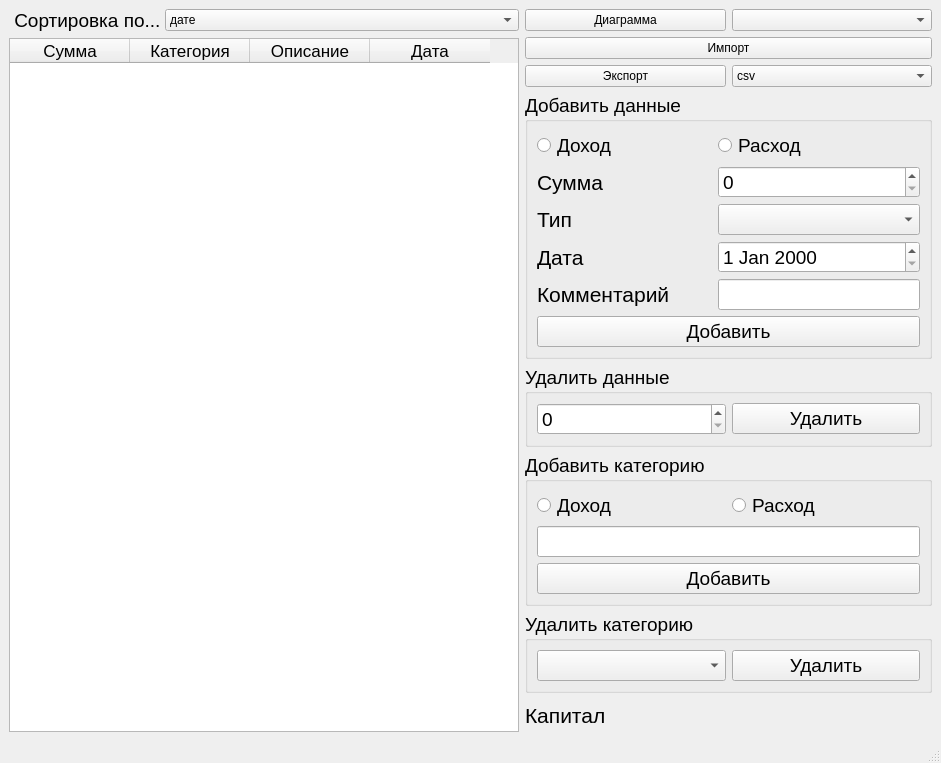
<?xml version="1.0" encoding="UTF-8"?>
<ui version="4.0">
 <class>MainWindow</class>
 <widget class="QMainWindow" name="MainWindow">
  <property name="geometry">
   <rect>
    <x>0</x>
    <y>0</y>
    <width>941</width>
    <height>763</height>
   </rect>
  </property>
  <property name="windowTitle">
   <string>MainWindow</string>
  </property>
  <widget class="QWidget" name="centralwidget">
   <layout class="QGridLayout" name="gridLayout">
    <item row="6" column="2">
     <widget class="QGroupBox" name="groupBox">
      <property name="font">
       <font>
        <pointsize>14</pointsize>
       </font>
      </property>
      <property name="title">
       <string>Удалить данные</string>
      </property>
      <layout class="QHBoxLayout" name="horizontalLayout_4">
       <item>
        <widget class="QSpinBox" name="indexPayment"/>
       </item>
       <item>
        <widget class="QPushButton" name="btnDeletePayment">
         <property name="text">
          <string>Удалить</string>
         </property>
        </widget>
       </item>
      </layout>
     </widget>
    </item>
    <item row="4" column="2" rowspan="2">
     <widget class="QGroupBox" name="paymentGroup">
      <property name="maximumSize">
       <size>
        <width>16777215</width>
        <height>1677721</height>
       </size>
      </property>
      <property name="font">
       <font>
        <pointsize>14</pointsize>
       </font>
      </property>
      <property name="title">
       <string>Добавить данные</string>
      </property>
      <layout class="QGridLayout" name="gridLayout_2">
       <item row="3" column="1">
        <widget class="QComboBox" name="paymentType"/>
       </item>
       <item row="3" column="0">
        <widget class="QLabel" name="label_4">
         <property name="font">
          <font>
           <pointsize>16</pointsize>
          </font>
         </property>
         <property name="text">
          <string>Тип</string>
         </property>
        </widget>
       </item>
       <item row="5" column="0">
        <widget class="QLabel" name="label_3">
         <property name="font">
          <font>
           <pointsize>16</pointsize>
          </font>
         </property>
         <property name="text">
          <string>Комментарий</string>
         </property>
        </widget>
       </item>
       <item row="4" column="1">
        <widget class="QDateEdit" name="paymentDate"/>
       </item>
       <item row="1" column="1">
        <widget class="QSpinBox" name="paymentValue">
         <property name="maximum">
          <number>1000000</number>
         </property>
        </widget>
       </item>
       <item row="4" column="0">
        <widget class="QLabel" name="label_2">
         <property name="font">
          <font>
           <pointsize>16</pointsize>
          </font>
         </property>
         <property name="text">
          <string>Дата</string>
         </property>
        </widget>
       </item>
       <item row="6" column="0" colspan="2">
        <widget class="QPushButton" name="btnAddData">
         <property name="text">
          <string>Добавить</string>
         </property>
        </widget>
       </item>
       <item row="5" column="1">
        <widget class="QLineEdit" name="paymentComment"/>
       </item>
       <item row="1" column="0">
        <widget class="QLabel" name="label">
         <property name="minimumSize">
          <size>
           <width>175</width>
           <height>0</height>
          </size>
         </property>
         <property name="font">
          <font>
           <pointsize>16</pointsize>
          </font>
         </property>
         <property name="text">
          <string>Сумма</string>
         </property>
         <property name="scaledContents">
          <bool>false</bool>
         </property>
        </widget>
       </item>
       <item row="0" column="0">
        <widget class="QRadioButton" name="radioBtnIncome1">
         <property name="text">
          <string>Доход</string>
         </property>
        </widget>
       </item>
       <item row="0" column="1">
        <widget class="QRadioButton" name="radioBtnExpense1">
         <property name="text">
          <string>Расход</string>
         </property>
        </widget>
       </item>
      </layout>
     </widget>
    </item>
    <item row="7" column="2">
     <widget class="QGroupBox" name="groupBox_2">
      <property name="font">
       <font>
        <pointsize>14</pointsize>
       </font>
      </property>
      <property name="title">
       <string>Добавить категорию</string>
      </property>
      <layout class="QGridLayout" name="gridLayout_3">
       <item row="2" column="0" colspan="2">
        <widget class="QLineEdit" name="typeName"/>
       </item>
       <item row="1" column="0">
        <widget class="QRadioButton" name="radioBtnIncome2">
         <property name="text">
          <string>Доход</string>
         </property>
        </widget>
       </item>
       <item row="3" column="0" colspan="2">
        <widget class="QPushButton" name="btnAddType">
         <property name="text">
          <string>Добавить</string>
         </property>
        </widget>
       </item>
       <item row="1" column="1">
        <widget class="QRadioButton" name="radioBtnExpense2">
         <property name="text">
          <string>Расход</string>
         </property>
        </widget>
       </item>
      </layout>
     </widget>
    </item>
    <item row="2" column="2">
     <layout class="QHBoxLayout" name="horizontalLayout_3">
      <item>
       <widget class="QPushButton" name="btnImportPayments">
        <property name="text">
         <string>Импорт</string>
        </property>
       </widget>
      </item>
     </layout>
    </item>
    <item row="9" column="2">
     <widget class="QLabel" name="labelTotal">
      <property name="font">
       <font>
        <pointsize>16</pointsize>
       </font>
      </property>
      <property name="text">
       <string>Капитал</string>
      </property>
     </widget>
    </item>
    <item row="3" column="2">
     <layout class="QHBoxLayout" name="horizontalLayout_2">
      <item>
       <widget class="QPushButton" name="btnExportPayments">
        <property name="text">
         <string>Экспорт</string>
        </property>
       </widget>
      </item>
      <item>
       <widget class="QComboBox" name="comboBox_2">
        <item>
         <property name="text">
          <string>csv</string>
         </property>
        </item>
       </widget>
      </item>
     </layout>
    </item>
    <item row="1" column="2">
     <layout class="QHBoxLayout" name="horizontalLayout">
      <item>
       <widget class="QPushButton" name="btnChart">
        <property name="text">
         <string>Диаграмма</string>
        </property>
       </widget>
      </item>
      <item>
       <widget class="QComboBox" name="comboBox"/>
      </item>
     </layout>
    </item>
    <item row="1" column="0" rowspan="9" colspan="2">
     <layout class="QGridLayout" name="gridLayout_4">
      <item row="0" column="2">
       <widget class="QComboBox" name="sortBy">
        <item>
         <property name="text">
          <string>дате</string>
         </property>
        </item>
        <item>
         <property name="text">
          <string>сумме</string>
         </property>
        </item>
        <item>
         <property name="text">
          <string>категории</string>
         </property>
        </item>
       </widget>
      </item>
      <item row="0" column="1">
       <widget class="QLabel" name="label_5">
        <property name="maximumSize">
         <size>
          <width>150</width>
          <height>16777215</height>
         </size>
        </property>
        <property name="font">
         <font>
          <pointsize>14</pointsize>
         </font>
        </property>
        <property name="text">
         <string> Сортировка по...</string>
        </property>
       </widget>
      </item>
      <item row="1" column="1" colspan="2">
       <widget class="QTableWidget" name="tablePayments">
        <property name="sizePolicy">
         <sizepolicy hsizetype="Minimum" vsizetype="Expanding">
          <horstretch>0</horstretch>
          <verstretch>0</verstretch>
         </sizepolicy>
        </property>
        <property name="minimumSize">
         <size>
          <width>510</width>
          <height>0</height>
         </size>
        </property>
        <property name="font">
         <font>
          <pointsize>13</pointsize>
         </font>
        </property>
        <property name="selectionBehavior">
         <enum>QAbstractItemView::SelectItems</enum>
        </property>
        <property name="showGrid">
         <bool>true</bool>
        </property>
        <property name="gridStyle">
         <enum>Qt::SolidLine</enum>
        </property>
        <attribute name="horizontalHeaderDefaultSectionSize">
         <number>120</number>
        </attribute>
        <column>
         <property name="text">
          <string>Сумма</string>
         </property>
         <property name="textAlignment">
          <set>AlignCenter</set>
         </property>
        </column>
        <column>
         <property name="text">
          <string>Категория</string>
         </property>
         <property name="textAlignment">
          <set>AlignCenter</set>
         </property>
        </column>
        <column>
         <property name="text">
          <string>Описание</string>
         </property>
         <property name="textAlignment">
          <set>AlignCenter</set>
         </property>
        </column>
        <column>
         <property name="text">
          <string>Дата</string>
         </property>
         <property name="textAlignment">
          <set>AlignCenter</set>
         </property>
        </column>
       </widget>
      </item>
     </layout>
    </item>
    <item row="8" column="2">
     <widget class="QGroupBox" name="groupBox_3">
      <property name="font">
       <font>
        <pointsize>14</pointsize>
       </font>
      </property>
      <property name="title">
       <string>Удалить категорию</string>
      </property>
      <layout class="QHBoxLayout" name="horizontalLayout_5">
       <item>
        <widget class="QComboBox" name="deleteTypes"/>
       </item>
       <item>
        <widget class="QPushButton" name="btnDeleteType">
         <property name="text">
          <string>Удалить</string>
         </property>
        </widget>
       </item>
      </layout>
     </widget>
    </item>
   </layout>
  </widget>
  <widget class="QMenuBar" name="menubar">
   <property name="geometry">
    <rect>
     <x>0</x>
     <y>0</y>
     <width>941</width>
     <height>24</height>
    </rect>
   </property>
  </widget>
  <widget class="QStatusBar" name="statusbar"/>
 </widget>
 <resources/>
 <connections/>
</ui>
